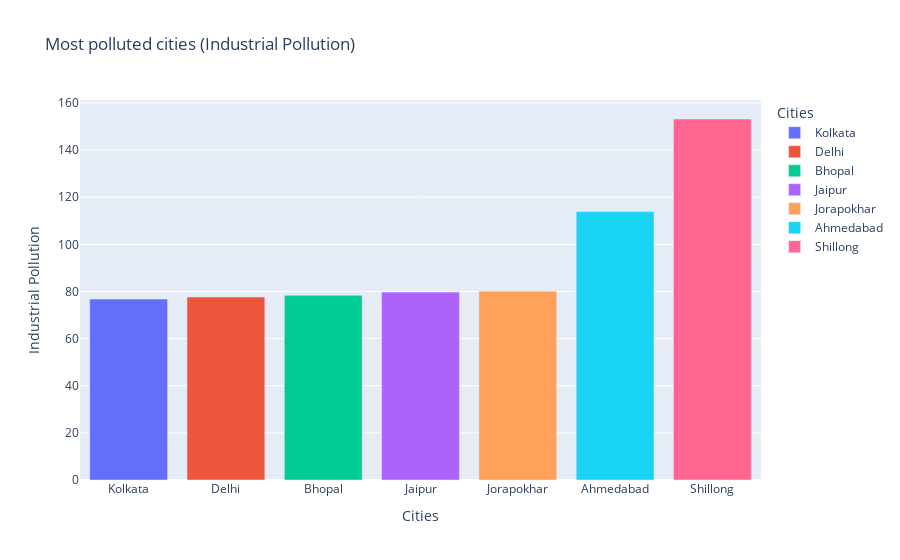
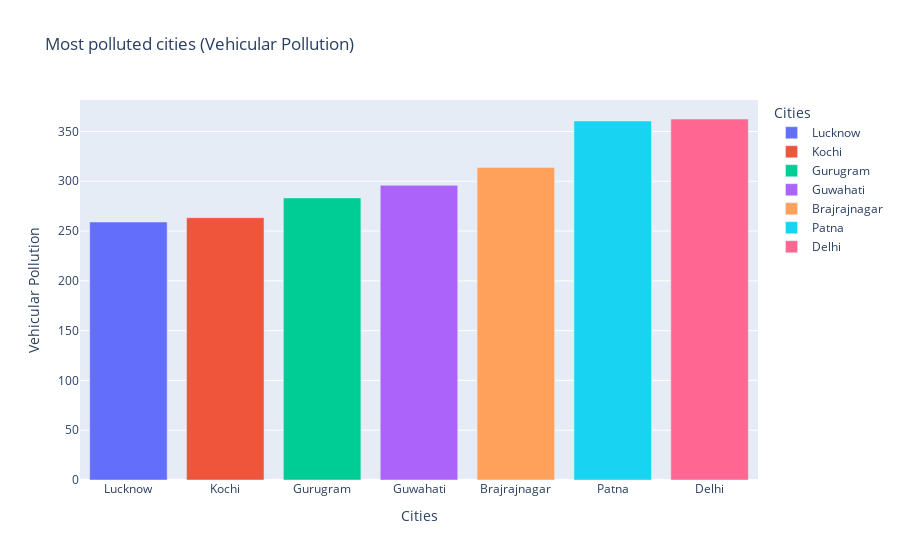

Source (notebook cell) for these figures, in order:
### Code cell
def max_bar_plot(var):
    sorted_df = df[['City', var]].groupby(["City"]).mean().sort_values(by=var, ascending=True).tail(7).reset_index()
    fig = px.bar(sorted_df, x='City', y=var, color='City',
                 labels={'City': 'Cities',var: var},
                 title=f'Most polluted cities ({var})')
    fig.show()
p1 = max_bar_plot('Industrial Pollution')
p2 = max_bar_plot('Vehicular Pollution')

### Figure 1 — Plotly figure (JSON) as saved in the notebook; plotly's stock layout.template omitted (floating-point values rounded to 4 significant figures)
{"data": [{"alignmentgroup": "True", "hovertemplate": "Cities=%{x}<br>Industrial Pollution=%{y}<extra></extra>", "legendgroup": "Kolkata", "marker": {"color": "#636efa", "pattern": {"shape": ""}}, "name": "Kolkata", "offsetgroup": "Kolkata", "orientation": "v", "showlegend": true, "textposition": "auto", "type": "bar", "x": ["Kolkata"], "xaxis": "x", "y": [76.76], "yaxis": "y"}, {"alignmentgroup": "True", "hovertemplate": "Cities=%{x}<br>Industrial Pollution=%{y}<extra></extra>", "legendgroup": "Delhi", "marker": {"color": "#EF553B", "pattern": {"shape": ""}}, "name": "Delhi", "offsetgroup": "Delhi", "orientation": "v", "showlegend": true, "textposition": "auto", "type": "bar", "x": ["Delhi"], "xaxis": "x", "y": [77.66], "yaxis": "y"}, {"alignmentgroup": "True", "hovertemplate": "Cities=%{x}<br>Industrial Pollution=%{y}<extra></extra>", "legendgroup": "Bhopal", "marker": {"color": "#00cc96", "pattern": {"shape": ""}}, "name": "Bhopal", "offsetgroup": "Bhopal", "orientation": "v", "showlegend": true, "textposition": "auto", "type": "bar", "x": ["Bhopal"], "xaxis": "x", "y": [78.35], "yaxis": "y"}, {"alignmentgroup": "True", "hovertemplate": "Cities=%{x}<br>Industrial Pollution=%{y}<extra></extra>", "legendgroup": "Jaipur", "marker": {"color": "#ab63fa", "pattern": {"shape": ""}}, "name": "Jaipur", "offsetgroup": "Jaipur", "orientation": "v", "showlegend": true, "textposition": "auto", "type": "bar", "x": ["Jaipur"], "xaxis": "x", "y": [79.73], "yaxis": "y"}, {"alignmentgroup": "True", "hovertemplate": "Cities=%{x}<br>Industrial Pollution=%{y}<extra></extra>", "legendgroup": "Jorapokhar", "marker": {"color": "#FFA15A", "pattern": {"shape": ""}}, "name": "Jorapokhar", "offsetgroup": "Jorapokhar", "orientation": "v", "showlegend": true, "textposition": "auto", "type": "bar", "x": ["Jorapokhar"], "xaxis": "x", "y": [80.11], "yaxis": "y"}, {"alignmentgroup": "True", "hovertemplate": "Cities=%{x}<br>Industrial Pollution=%{y}<extra></extra>", "legendgroup": "Ahmedabad", "marker": {"color": "#19d3f3", "pattern": {"shape": ""}}, "name": "Ahmedabad", "offsetgroup": "Ahmedabad", "orientation": "v", "showlegend": true, "textposition": "auto", "type": "bar", "x": ["Ahmedabad"], "xaxis": "x", "y": [113.9], "yaxis": "y"}, {"alignmentgroup": "True", "hovertemplate": "Cities=%{x}<br>Industrial Pollution=%{y}<extra></extra>", "legendgroup": "Shillong", "marker": {"color": "#FF6692", "pattern": {"shape": ""}}, "name": "Shillong", "offsetgroup": "Shillong", "orientation": "v", "showlegend": true, "textposition": "auto", "type": "bar", "x": ["Shillong"], "xaxis": "x", "y": [153.2], "yaxis": "y"}], "layout": {"barmode": "relative", "legend": {"title": {"text": "Cities"}, "tracegroupgap": 0}, "title": {"text": "Most polluted cities (Industrial Pollution)"}, "xaxis": {"anchor": "y", "categoryarray": ["Kolkata", "Delhi", "Bhopal", "Jaipur", "Jorapokhar", "Ahmedabad", "Shillong"], "categoryorder": "array", "domain": [0, 1], "title": {"text": "Cities"}}, "yaxis": {"anchor": "x", "domain": [0, 1], "title": {"text": "Industrial Pollution"}}}}

### Figure 2 — Plotly figure (JSON) as saved in the notebook; plotly's stock layout.template omitted (floating-point values rounded to 4 significant figures)
{"data": [{"alignmentgroup": "True", "hovertemplate": "Cities=%{x}<br>Vehicular Pollution=%{y}<extra></extra>", "legendgroup": "Lucknow", "marker": {"color": "#636efa", "pattern": {"shape": ""}}, "name": "Lucknow", "offsetgroup": "Lucknow", "orientation": "v", "showlegend": true, "textposition": "auto", "type": "bar", "x": ["Lucknow"], "xaxis": "x", "y": [259.1], "yaxis": "y"}, {"alignmentgroup": "True", "hovertemplate": "Cities=%{x}<br>Vehicular Pollution=%{y}<extra></extra>", "legendgroup": "Kochi", "marker": {"color": "#EF553B", "pattern": {"shape": ""}}, "name": "Kochi", "offsetgroup": "Kochi", "orientation": "v", "showlegend": true, "textposition": "auto", "type": "bar", "x": ["Kochi"], "xaxis": "x", "y": [263.5], "yaxis": "y"}, {"alignmentgroup": "True", "hovertemplate": "Cities=%{x}<br>Vehicular Pollution=%{y}<extra></extra>", "legendgroup": "Gurugram", "marker": {"color": "#00cc96", "pattern": {"shape": ""}}, "name": "Gurugram", "offsetgroup": "Gurugram", "orientation": "v", "showlegend": true, "textposition": "auto", "type": "bar", "x": ["Gurugram"], "xaxis": "x", "y": [283.3], "yaxis": "y"}, {"alignmentgroup": "True", "hovertemplate": "Cities=%{x}<br>Vehicular Pollution=%{y}<extra></extra>", "legendgroup": "Guwahati", "marker": {"color": "#ab63fa", "pattern": {"shape": ""}}, "name": "Guwahati", "offsetgroup": "Guwahati", "orientation": "v", "showlegend": true, "textposition": "auto", "type": "bar", "x": ["Guwahati"], "xaxis": "x", "y": [296.0], "yaxis": "y"}, {"alignmentgroup": "True", "hovertemplate": "Cities=%{x}<br>Vehicular Pollution=%{y}<extra></extra>", "legendgroup": "Brajrajnagar", "marker": {"color": "#FFA15A", "pattern": {"shape": ""}}, "name": "Brajrajnagar", "offsetgroup": "Brajrajnagar", "orientation": "v", "showlegend": true, "textposition": "auto", "type": "bar", "x": ["Brajrajnagar"], "xaxis": "x", "y": [313.8], "yaxis": "y"}, {"alignmentgroup": "True", "hovertemplate": "Cities=%{x}<br>Vehicular Pollution=%{y}<extra></extra>", "legendgroup": "Patna", "marker": {"color": "#19d3f3", "pattern": {"shape": ""}}, "name": "Patna", "offsetgroup": "Patna", "orientation": "v", "showlegend": true, "textposition": "auto", "type": "bar", "x": ["Patna"], "xaxis": "x", "y": [360.6], "yaxis": "y"}, {"alignmentgroup": "True", "hovertemplate": "Cities=%{x}<br>Vehicular Pollution=%{y}<extra></extra>", "legendgroup": "Delhi", "marker": {"color": "#FF6692", "pattern": {"shape": ""}}, "name": "Delhi", "offsetgroup": "Delhi", "orientation": "v", "showlegend": true, "textposition": "auto", "type": "bar", "x": ["Delhi"], "xaxis": "x", "y": [362.5], "yaxis": "y"}], "layout": {"barmode": "relative", "legend": {"title": {"text": "Cities"}, "tracegroupgap": 0}, "title": {"text": "Most polluted cities (Vehicular Pollution)"}, "xaxis": {"anchor": "y", "categoryarray": ["Lucknow", "Kochi", "Gurugram", "Guwahati", "Brajrajnagar", "Patna", "Delhi"], "categoryorder": "array", "domain": [0, 1], "title": {"text": "Cities"}}, "yaxis": {"anchor": "x", "domain": [0, 1], "title": {"text": "Vehicular Pollution"}}}}
